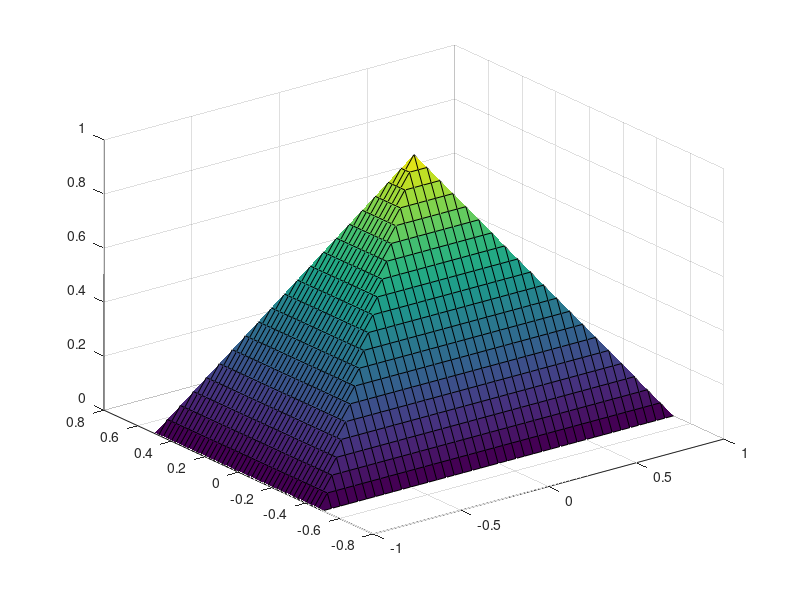

Write MATLAB code to recreate this figure.

% no griddata example
x = 0 : 1 : 4;
y = 0 : 1 : 4;
[X_mat, Y_mat] = meshgrid(x, y);
Z_mat = [ 0 0 0 0 0; ...
          0 1 1 1 0; ...
          0 1 2 1 0; ...
          0 1 1 1 0; ...
          0 0 0 0 0]
surf(X_mat, Y_mat, Z_mat)
xlabel('x')
ylabel('y')
zlabel('z')
shading faceted

clear all; close all; clc;

% griddata example
x = -1 : 0.05 : 1;
y = -0.5 : 0.025 : 0.5;
[X_mat, Y_mat] = meshgrid(x, y);
Z_mat = zeros(length(y), length(x));
surf(X_mat, Y_mat, Z_mat)
pt = [-1, -0.5, 0; ...
      -1,  0.5, 0; ... 
       1,  0.5, 0; ... 
       1, -0.5, 0; ...
       0, 0, 1];
Pyramid = griddata(pt(:, 1), pt(:, 2), pt(:, 3), X_mat, Y_mat);
surf(X_mat, Y_mat, Pyramid)